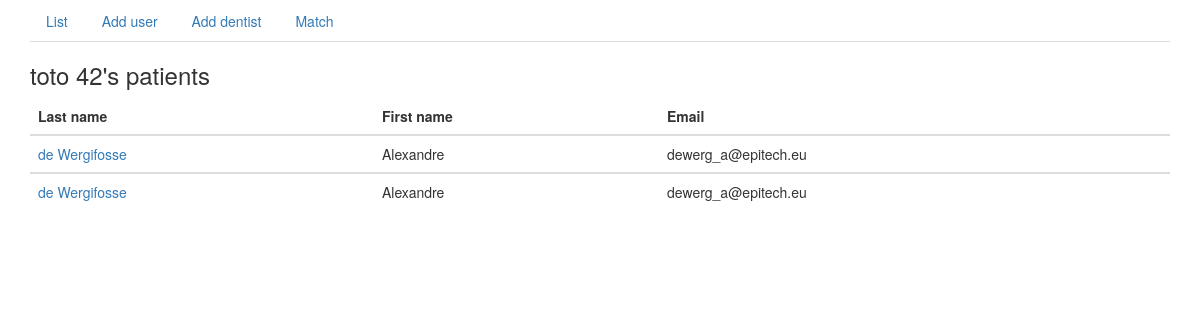
The app's page /dentist/4/patients/, older data.
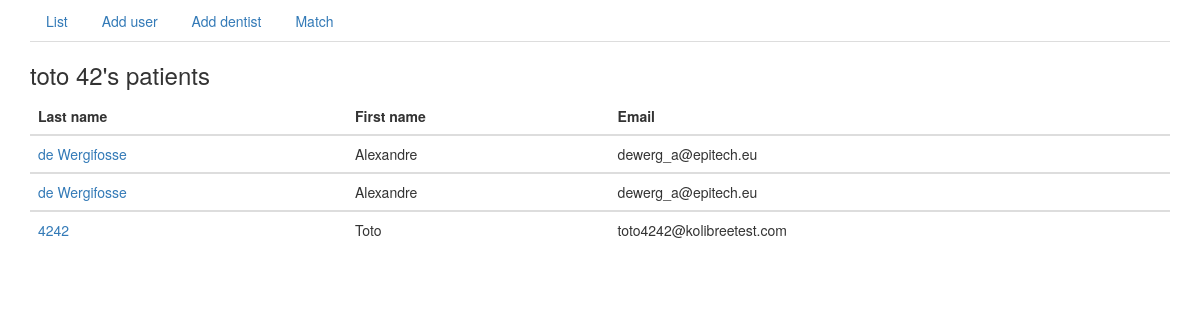
The same page, newer data.
### dentistsApp/models.py (models this page shows, shortened)
class User(models.Model):
    first_name = models.CharField(max_length=32)
    last_name = models.CharField(max_length=32)
    email = models.CharField(max_length=32)
    dentist = models.ForeignKey(Dentist, null=True)

### dentistsApp/views.py (the view)
# urls.py: url(r'^dentist/(?P<dentist_id>[0-9]+)/patients/$', views.patients, name='patients'),
def patients(request, dentist_id):
    dentist = Dentist.objects.get(id=dentist_id)
    users_list = User.objects.filter(dentist = dentist)
    context = {'users_list': users_list, 'dentist': dentist}
    return render(request, 'dentistsApp/patients.html', context)

### dentistsApp/models.py (called while the page is built)
    def  __unicode__(self):
        return (self.first_name + " " + self.last_name)

### dentistsApp/templates/dentistsApp/patients.html (shortened to what this page needs)
<!DOCTYPE html>
<html>
	<head>
		<link rel='stylesheet' href="/static/dentistsApp/css/bootstrap.min.css"/>
    <link rel='stylesheet' href="/static/dentistsApp/css/styles.css"/>
  </head>
  <body>
		<div class="container bs-docs-container">
			{% include "dentistsApp/header.html" %}
      <h3>{{ dentist }}'s patients</h3>
      <table class="table">
        <thead>
          <tr>
            <th>Last name</th>
            <th>First name</th>
            <th>Email</th>
          </tr>
        </thead>
          <tbody>
            {% for user in users_list %}
            <tr>
              <td><a href="user/{{user.id}}">{{ user.last_name }}</a></td>
              <td>{{ user.first_name }}</td>
              <td>{{ user.email }}</td>
            </tr>
          </tbody>
          {% endfor %}
      </table>
    </div>
  </body>
</html>

Row changes from the older to the newer data that the page shows:
now on this page (row edited): User: last_name "4242", first_name "Toto", email "toto4242@kolibreetest.com"
